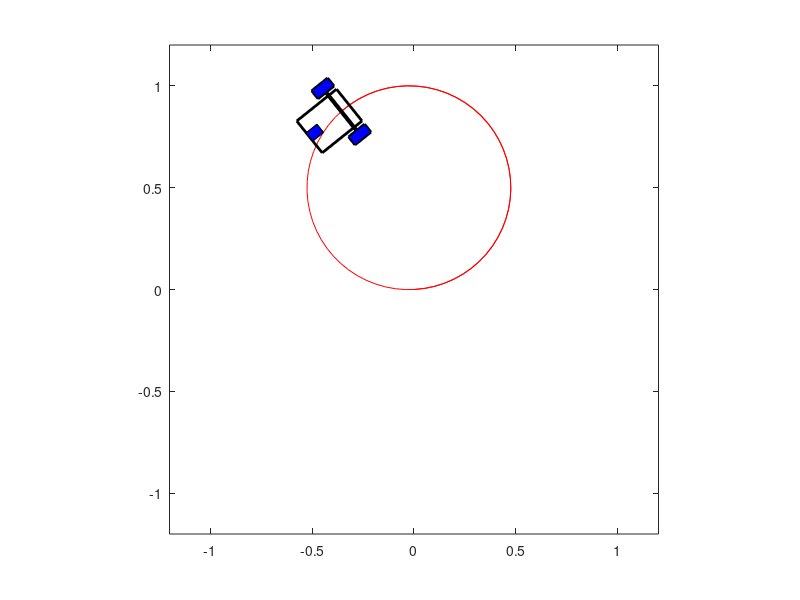

Write the MATLAB code that produced this figure.
function mobile_robot_NN()
clc
close all
clear all
%% =========== Set the paramters =======
T=0.1; % Sampling Time
k=5; % Sampling counter
x(k-1)=0; % initilize the state x
y(k-1)=0; % initilize the state y
theta(k-1)=0; % initilize the state theta
tfinal=10; % final simulation time
t=0; % intilize the time 
%=====================================
%% =========== The main loop ==========
while(t<=tfinal) 
t=t+T; % increase the time
V=0.5;W=1; 
theta(k)=W*T+theta(k-1); % calculating theta
x(k)=V*cos(theta(k))*T+x(k-1); % calculating x
y(k)=V*sin(theta(k))*T+y(k-1); % calculating y

draw_robot(); % Draw the robot and it's path
k=k+1; % increase the sampling counter
end
%=====================================
%% === Draw the mobile robot & Path ====
function draw_robot()
xmin=-1.2; % setting the figure limits 
xmax=1.2;
ymin=-1.2;
ymax=1.2;
mob_L=0.2; % The Mobile Robot length
mob_W=0.1; % The Mobile Robot width
Tire_W=0.05; % The Tire width
Tire_L=mob_L/2;  % The Tire length
plot(x,y,'-r') % Dawing the Path
axis([xmin xmax ymin ymax]) % setting the figure limits
axis square
hold on

% Body
v1=[mob_L;-mob_W];
v2=[-mob_L/4;-mob_W];
v3=[-mob_L/4;mob_W];
v4=[mob_L;mob_W];
%Right Tire
v5=[Tire_L/2;-mob_W-0.02];
v6=[Tire_L/2;-mob_W-Tire_W-0.02];
v7=[-Tire_L/2;-mob_W-Tire_W-0.02];
v8=[-Tire_L/2;-mob_W-0.02];
%Left Tire
v9=[Tire_L/2;mob_W+0.02];
v10=[Tire_L/2;mob_W+Tire_W+0.02];
v11=[-Tire_L/2;mob_W+Tire_W+0.02];
v12=[-Tire_L/2;mob_W+0.02];
%Line
v13=[0;-mob_W-0.02];
v14=[0;mob_W+0.02];
%Front Tire
v15=[mob_L;Tire_W/2];
v16=[mob_L;-Tire_W/2];
v17=[mob_L-Tire_L/1.5;-Tire_W/2];
v18=[mob_L-Tire_L/1.5;Tire_W/2];

R=[cos(theta(k)) -sin(theta(k));sin(theta(k)) cos(theta(k))]; % Rotation Matrix
P=[x(k);y(k)]; % Position Matrix

v1=R*v1+P;
v2=R*v2+P;
v3=R*v3+P;
v4=R*v4+P;

v5=R*v5+P;
v6=R*v6+P;
v7=R*v7+P;
v8=R*v8+P;

v9=R*v9+P;
v10=R*v10+P;
v11=R*v11+P;
v12=R*v12+P;

v13=R*v13+P;
v14=R*v14+P;

v15=R*v15+P;
v16=R*v16+P;
v17=R*v17+P;
v18=R*v18+P;


%Body
mob_x=[v1(1) v2(1) v3(1) v4(1) v1(1)];
mob_y=[v1(2) v2(2) v3(2) v4(2) v1(2)];
plot(mob_x,mob_y,'-k','linewidth',2)

%Right Tire
mob_x=[v5(1) v6(1) v7(1) v8(1) v5(1)];
mob_y=[v5(2) v6(2) v7(2) v8(2) v5(2)];
plot(mob_x,mob_y,'-k','linewidth',2)
fill(mob_x,mob_y,'b')

%Left Tire
mob_x=[v9(1) v10(1) v11(1) v12(1) v9(1)];
mob_y=[v9(2) v10(2) v11(2) v12(2) v9(2)];
plot(mob_x,mob_y,'-k','linewidth',2)
fill(mob_x,mob_y,'b')

%Line Between tires
mob_x=[v13(1) v14(1)];
mob_y=[v13(2) v14(2)];
plot(mob_x,mob_y,'-k','linewidth',3)

%Front tire
mob_x=[v15(1) v16(1) v17(1) v18(1) v15(1)];
mob_y=[v15(2) v16(2) v17(2) v18(2) v15(2)];
plot(mob_x,mob_y,'-k','linewidth',1)
fill(mob_x,mob_y,'b')

drawnow 
hold off
end
%=====================================



end
